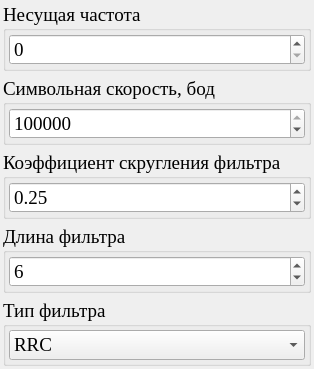
              <widget class="QWidget" name="SC_page">
               <property name="sizePolicy">
                <sizepolicy hsizetype="Preferred" vsizetype="Fixed">
                 <horstretch>0</horstretch>
                 <verstretch>0</verstretch>
                </sizepolicy>
               </property>
               <layout class="QVBoxLayout" name="verticalLayout_10">
                <property name="leftMargin">
                 <number>3</number>
                </property>
                <property name="topMargin">
                 <number>3</number>
                </property>
                <property name="rightMargin">
                 <number>3</number>
                </property>
                <property name="bottomMargin">
                 <number>3</number>
                </property>
                <item>
                 <widget class="QGroupBox" name="SC_fc_GroupBox">
                  <property name="sizePolicy">
                   <sizepolicy hsizetype="Preferred" vsizetype="Fixed">
                    <horstretch>0</horstretch>
                    <verstretch>0</verstretch>
                   </sizepolicy>
                  </property>
                  <property name="maximumSize">
                   <size>
                    <width>16777214</width>
                    <height>16777215</height>
                   </size>
                  </property>
                  <property name="font">
                   <font>
                    <family>Times New Roman</family>
                    <pointsize>14</pointsize>
                   </font>
                  </property>
                  <property name="title">
                   <string>Несущая частота</string>
                  </property>
                  <layout class="QVBoxLayout" name="verticalLayout_11">
                   <property name="leftMargin">
                    <number>3</number>
                   </property>
                   <property name="topMargin">
                    <number>3</number>
                   </property>
                   <property name="rightMargin">
                    <number>3</number>
                   </property>
                   <property name="bottomMargin">
                    <number>3</number>
                   </property>
                   <item>
                    <widget class="QSpinBox" name="SC_fc_SpinBox">
                     <property name="maximum">
                      <number>50000000</number>
                     </property>
                     <property name="singleStep">
                      <number>500000</number>
                     </property>
                     <property name="value">
                      <number>0</number>
                     </property>
                    </widget>
                   </item>
                  </layout>
                 </widget>
                </item>
                <item>
                 <widget class="QGroupBox" name="SC_SymRate_GroupBox">
                  <property name="sizePolicy">
                   <sizepolicy hsizetype="Preferred" vsizetype="Fixed">
                    <horstretch>0</horstretch>
                    <verstretch>0</verstretch>
                   </sizepolicy>
                  </property>
                  <property name="font">
                   <font>
                    <family>Times New Roman</family>
                    <pointsize>14</pointsize>
                   </font>
                  </property>
                  <property name="title">
                   <string>Символьная скорость, бод</string>
                  </property>
                  <layout class="QVBoxLayout" name="verticalLayout_12">
                   <property name="leftMargin">
                    <number>3</number>
                   </property>
                   <property name="topMargin">
                    <number>3</number>
                   </property>
                   <property name="rightMargin">
                    <number>3</number>
                   </property>
                   <property name="bottomMargin">
                    <number>3</number>
                   </property>
                   <item>
                    <widget class="QSpinBox" name="SC_SymRate_SpinBox">
                     <property name="maximum">
                      <number>100000000</number>
                     </property>
                     <property name="singleStep">
                      <number>500000</number>
                     </property>
                     <property name="value">
                      <number>1000000</number>
                     </property>
                    </widget>
                   </item>
                  </layout>
                 </widget>
                </item>
                <item>
                 <widget class="QGroupBox" name="SC_Rolloff_GroupBox">
                  <property name="sizePolicy">
                   <sizepolicy hsizetype="Preferred" vsizetype="Fixed">
                    <horstretch>0</horstretch>
                    <verstretch>0</verstretch>
                   </sizepolicy>
                  </property>
                  <property name="font">
                   <font>
                    <family>Times New Roman</family>
                    <pointsize>14</pointsize>
                   </font>
                  </property>
                  <property name="title">
                   <string>Коэффициент скругления фильтра</string>
                  </property>
                  <layout class="QVBoxLayout" name="verticalLayout_13">
                   <property name="leftMargin">
                    <number>3</number>
                   </property>
                   <property name="topMargin">
                    <number>3</number>
                   </property>
                   <property name="rightMargin">
                    <number>3</number>
                   </property>
                   <property name="bottomMargin">
                    <number>3</number>
                   </property>
                   <item>
                    <widget class="QDoubleSpinBox" name="SC_Rolloff_doubleSpinBox">
                     <property name="maximum">
                      <double>1.000000000000000</double>
                     </property>
                     <property name="singleStep">
                      <double>0.010000000000000</double>
                     </property>
                     <property name="value">
                      <double>0.250000000000000</double>
                     </property>
                    </widget>
                   </item>
                  </layout>
                 </widget>
                </item>
                <item>
                 <widget class="QGroupBox" name="SC_FilterLength_GroupBox">
                  <property name="sizePolicy">
                   <sizepolicy hsizetype="Preferred" vsizetype="Fixed">
                    <horstretch>0</horstretch>
                    <verstretch>0</verstretch>
                   </sizepolicy>
                  </property>
                  <property name="font">
                   <font>
                    <family>Times New Roman</family>
                    <pointsize>14</pointsize>
                   </font>
                  </property>
                  <property name="title">
                   <string>Длина фильтра</string>
                  </property>
                  <layout class="QVBoxLayout" name="verticalLayout_14">
                   <property name="leftMargin">
                    <number>3</number>
                   </property>
                   <property name="topMargin">
                    <number>3</number>
                   </property>
                   <property name="rightMargin">
                    <number>3</number>
                   </property>
                   <property name="bottomMargin">
                    <number>3</number>
                   </property>
                   <item>
                    <widget class="QSpinBox" name="SC_FilterLength_SpinBox">
                     <property name="value">
                      <number>6</number>
                     </property>
                    </widget>
                   </item>
                  </layout>
                 </widget>
                </item>
                <item>
                 <widget class="QGroupBox" name="SC_FilterType_GroupBox">
                  <property name="sizePolicy">
                   <sizepolicy hsizetype="Preferred" vsizetype="Fixed">
                    <horstretch>0</horstretch>
                    <verstretch>0</verstretch>
                   </sizepolicy>
                  </property>
                  <property name="font">
                   <font>
                    <family>Times New Roman</family>
                    <pointsize>14</pointsize>
                   </font>
                  </property>
                  <property name="title">
                   <string>Тип фильтра</string>
                  </property>
                  <layout class="QVBoxLayout" name="verticalLayout_15">
                   <property name="leftMargin">
                    <number>3</number>
                   </property>
                   <property name="topMargin">
                    <number>3</number>
                   </property>
                   <property name="rightMargin">
                    <number>3</number>
                   </property>
                   <property name="bottomMargin">
                    <number>3</number>
                   </property>
                   <item>
                    <widget class="QComboBox" name="SC_FilterType_ComboBox">
                     <item>
                      <property name="text">
                       <string>RRC</string>
                      </property>
                     </item>
                     <item>
                      <property name="text">
                       <string>Rectungular</string>
                      </property>
                     </item>
                    </widget>
                   </item>
                  </layout>
                 </widget>
                </item>
               </layout>
              </widget>
